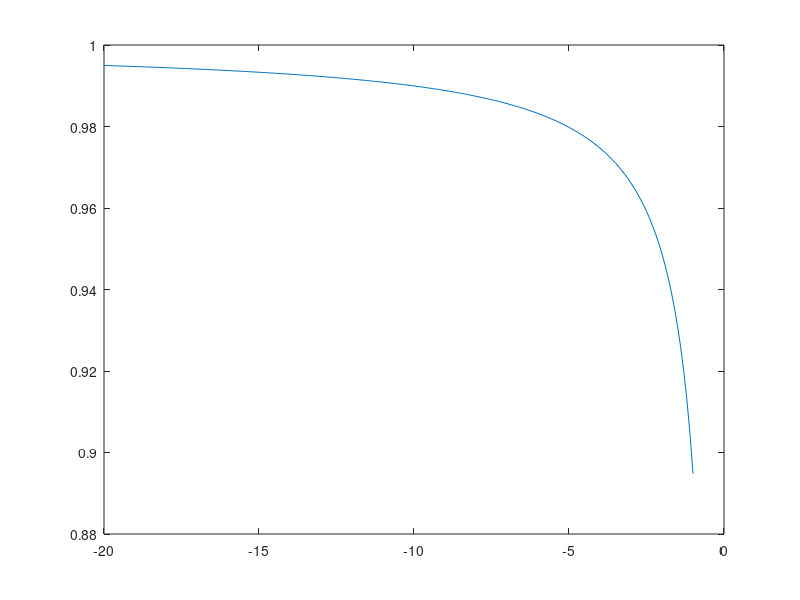

This chart was generated by the following MATLAB code:
clc; clear; close all;

p_in = 0:0.1:20;
p_out = -20:0.1:-1;
p_sat = 0.1;

big_l = 1;
g0 = 1;

gain_s = exp(g0*big_l ./ (1 + p_out./p_sat));

figure;

plot(p_out, gain_s);
